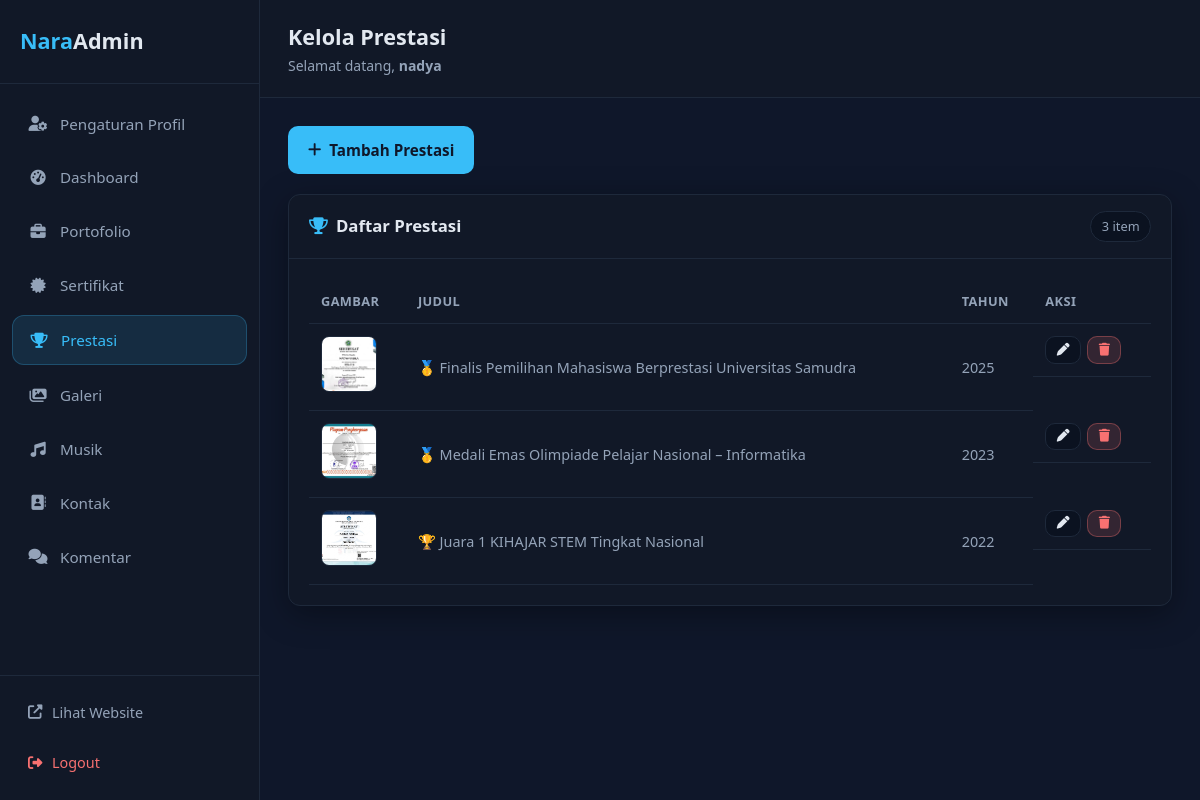
The page /admin/achievements/index.php (signed in) on the database its author committed.
### tables this page shows
CREATE TABLE `achievements` (
  `id` int(10) UNSIGNED NOT NULL,
  `title` varchar(255) NOT NULL,
  `year` varchar(10) NOT NULL,
  `description` text NOT NULL,
  `image` varchar(500) NOT NULL DEFAULT '',
  `created_at` timestamp NOT NULL DEFAULT current_timestamp()
);

### admin/includes/init.php (called while the page is built, shortened)
<?php
function adminBaseUrl(): string
{
    static $base = null;
    if ($base !== null) {
        return $base;
    }
    $docRoot = str_replace('\\', '/', realpath($_SERVER['DOCUMENT_ROOT']) ?: '');
    $adminDir = str_replace('\\', '/', realpath(ADMIN_FS_PATH) ?: ADMIN_FS_PATH);
    $base = rtrim(str_replace($docRoot, '', $adminDir), '/');
    return $base;
}
function adminUrl(string $path = ''): string
{
    $path = ltrim($path, '/');
    $base = adminBaseUrl();
    return $path === '' ? $base : $base . '/' . $path;
}

### includes/functions.php (called while the page is built, shortened)
<?php
function e(?string $value): string
{
    return htmlspecialchars((string) $value, ENT_QUOTES, 'UTF-8');
}

### includes/pagination.php (called while the page is built, shortened)
<?php
function paginateTable(string $table, int $page = 1, int $perPage = 5, string $orderSql = 'created_at DESC, id DESC'): array
{
    $page = max(1, $page);
    $pdo = getDBConnection();
    $total = (int) $pdo->query("SELECT COUNT(*) FROM `{$table}`")->fetchColumn();
    $totalPages = max(1, (int) ceil($total / $perPage));
    $page = min($page, $totalPages);
    $offset = ($page - 1) * $perPage;
    $stmt = $pdo->prepare("SELECT * FROM `{$table}` ORDER BY {$orderSql} LIMIT :limit OFFSET :offset");
    $stmt->bindValue(':limit', $perPage, PDO::PARAM_INT);
    $stmt->bindValue(':offset', $offset, PDO::PARAM_INT);
    $stmt->execute();
    return [
        'items'       => $stmt->fetchAll(),
        'total'       => $total,
        'page'        => $page,
        'per_page'    => $perPage,
        'total_pages' => $totalPages,
    ];
}

### includes/achievements.php (called while the page is built, shortened)
<?php
function getAchievementsPaginated(int $page = 1, int $perPage = ACHIEVEMENTS_PER_PAGE): array
{
    return paginateTable('achievements', $page, $perPage);
}

### admin/achievements/index.php (the view, shortened to what this page needs)
<?php
require_once dirname(__DIR__) . '/includes/init.php';
$page = max(1, (int) ($_GET['page'] ?? 1));
$result = getAchievementsPaginated($page);
require dirname(__DIR__) . '/partials/layout-start.php';
?>
<div class="page-actions">
    <a href="<?= e(adminUrl('achievements/create.php')) ?>" class="btn btn-primary">
        <i class="fas fa-plus"></i> Tambah Prestasi
    </a>
</div>
<div class="panel-card">
    <div class="panel-header panel-header-flex">
        <h2><i class="fas fa-trophy"></i> Daftar Prestasi</h2>
        <span class="badge-count"><?= (int) $result['total'] ?> item</span>
    </div>
    <div class="panel-body table-responsive">
        <?php if ($result['items'] === []): ?>
            <p class="text-muted">Belum ada data.</p>
        <?php else: ?>
            <table class="admin-table">
                <thead>
                    <tr><th>Gambar</th><th>Judul</th><th>Tahun</th><th>Aksi</th></tr>
                </thead>
                <tbody>
                    <?php foreach ($result['items'] as $item): ?>
                    <tr>
                        <td><img src="<?= e('../../' . ltrim((string) $item['image'], '/')) ?>" alt="" class="table-thumb"></td>
                        <td><?= e((string) $item['title']) ?></td>
                        <td><?= e((string) $item['year']) ?></td>
                        <td class="table-actions">
                            <a href="<?= e(adminUrl('achievements/edit.php?id=' . (int) $item['id'])) ?>" class="btn btn-sm btn-secondary"><i class="fas fa-pen"></i></a>
                            <form method="post" action="<?= e(adminUrl('achievements/delete.php')) ?>" class="inline-form" onsubmit="return confirm('Hapus prestasi ini?');">
                                <button type="submit" class="btn btn-sm btn-danger"><i class="fas fa-trash"></i></button>
                            </form>
                        </td>
                    </tr>
                    <?php endforeach; ?>
                </tbody>
            </table>
        <?php endif; ?>
    </div>
</div>
<?php require dirname(__DIR__) . '/partials/layout-end.php'; ?>

### admin/assets/css/admin.css (style rules this page uses)
:root { --admin-bg: #0f172a; --admin-bg-alt: #0b1220; --admin-card: #111827; --admin-card-hover: #1a2332; --admin-border: #1e293b; --admin-text: #e2e8f0; --admin-muted: #94a3b8; --admin-accent: #38bdf8; --admin-accent-hover: #0ea5e9; --admin-danger: #f87171; --admin-success: #4ade80; --admin-sidebar-w: 260px; --admin-radius: 12px; --admin-shadow: 0 8px 32px rgba(0, 0, 0, 0.35); --admin-font: 'Segoe UI', system-ui, -apple-system, sans-serif; }
*, *::before, *::after { box-sizing: border-box; margin: 0; padding: 0; }
html { font-size: 16px; }
body.admin-body { font-family: var(--admin-font); background: var(--admin-bg); color: var(--admin-text); line-height: 1.6; min-height: 100vh; }
a { color: var(--admin-accent); text-decoration: none; transition: color 0.2s; }
.panel-card { background: var(--admin-card); border: 1px solid var(--admin-border); border-radius: var(--admin-radius); margin-bottom: 1.25rem; box-shadow: var(--admin-shadow); overflow: hidden; }
.panel-header { padding: 1rem 1.25rem; border-bottom: 1px solid var(--admin-border); }
.panel-header h2 { font-size: 1.05rem; font-weight: 600; display: flex; align-items: center; gap: 0.5rem; }
.panel-header h2 i { color: var(--admin-accent); }
.panel-body { padding: 1.25rem; color: var(--admin-muted); }
.btn { display: inline-flex; align-items: center; justify-content: center; gap: 0.5rem; padding: 0.75rem 1.25rem; border: none; border-radius: 10px; font-size: 0.95rem; font-weight: 600; font-family: inherit; cursor: pointer; transition: background 0.2s, transform 0.15s; }
.btn-primary { background: var(--admin-accent); color: #0f172a; }
.page-actions { margin-bottom: 1.25rem; }
.panel-header-flex { display: flex; align-items: center; justify-content: space-between; gap: 1rem; }
.badge-count { font-size: 0.8rem; background: var(--admin-bg-alt); border: 1px solid var(--admin-border); padding: 0.25rem 0.65rem; border-radius: 999px; color: var(--admin-muted); }
.table-responsive { overflow-x: auto; }
.admin-table { width: 100%; border-collapse: collapse; font-size: 0.9rem; }
.admin-table th, .admin-table td { padding: 0.75rem; border-bottom: 1px solid var(--admin-border); text-align: left; vertical-align: middle; }
.admin-table th { color: var(--admin-muted); font-weight: 600; font-size: 0.8rem; text-transform: uppercase; letter-spacing: 0.03em; }
.table-thumb { width: 56px; height: 56px; object-fit: cover; border-radius: 8px; border: 1px solid var(--admin-border); }
.table-actions { display: flex; gap: 0.4rem; align-items: center; }
.inline-form { display: inline; }
.btn-sm { padding: 0.4rem 0.65rem; font-size: 0.8rem; }
.btn-secondary { background: var(--admin-bg-alt); color: var(--admin-text); border: 1px solid var(--admin-border); }
.btn-danger { background: rgba(248, 113, 113, 0.15); color: var(--admin-danger); border: 1px solid rgba(248, 113, 113, 0.35); }

### rows shown on the page
achievements: image (picture), title "🥇 Finalis Pemilihan Mahasiswa Berprestasi Universitas Samudra", year "2025"
achievements: image (picture), title "🥇 Medali Emas Olimpiade Pelajar Nasional – Informatika", year "2023"
achievements: image (picture), title "🏆 Juara 1 KIHAJAR STEM Tingkat Nasional", year "2022"

### other values the page prints
$menuItem['label'] "Pengaturan Profil"
$menuItem['label'] "Dashboard"
$menuItem['label'] "Portofolio"
$menuItem['label'] "Sertifikat"
$menuItem['label'] "Prestasi"
$menuItem['label'] "Galeri"
$menuItem['label'] "Musik"
$menuItem['label'] "Kontak"
$menuItem['label'] "Komentar"
$pageTitle "Kelola Prestasi"
currentAdminUsername() "nadya"
$result['total'] "3"
